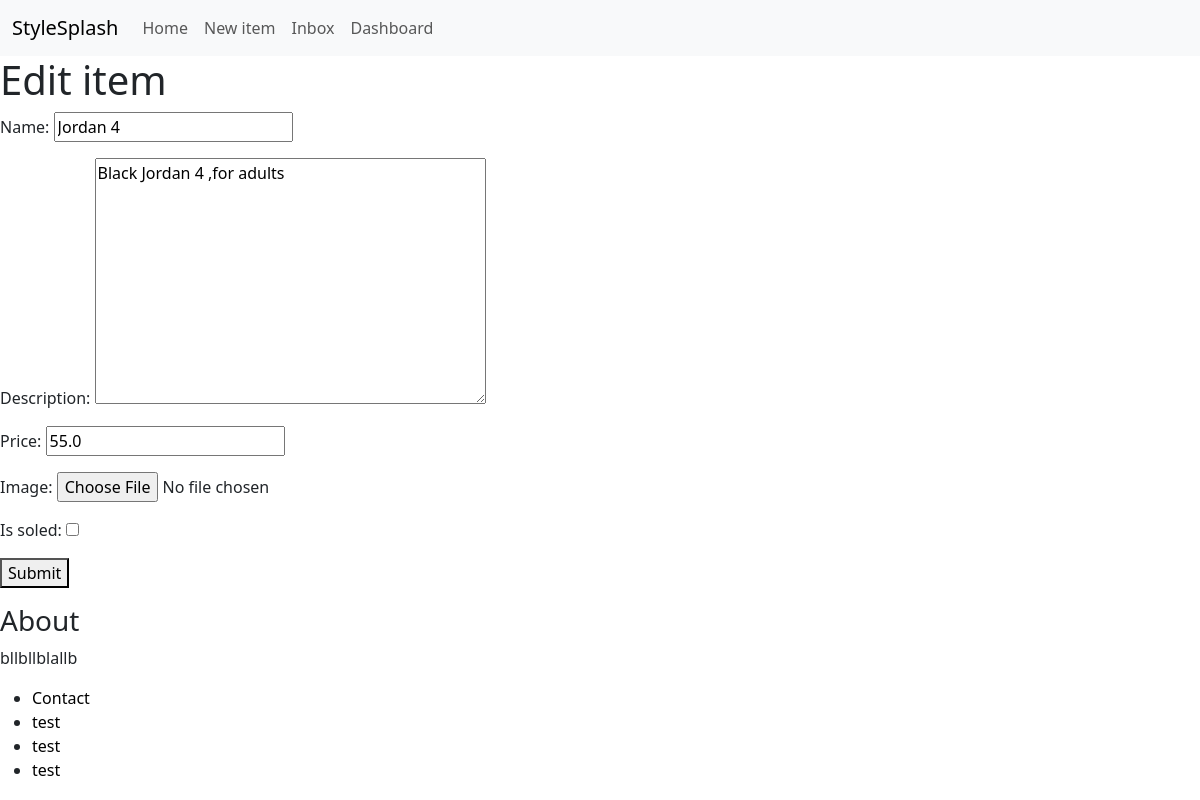
The page /items/1/edit/ (signed in) on the database its author committed.
### item/models.py (models this page shows, shortened)
class Item(models.Model):
    category = models.ForeignKey(Category, related_name='items',on_delete=models.CASCADE)
    name = models.CharField(max_length=255)
    description = models.TextField(blank=True,null=True)
    price = models.FloatField()
    image = models.ImageField(upload_to='item_images',blank=True,null=True)
    is_soled = models.BooleanField(default=False)
    created_by = models.ForeignKey(User, related_name = 'items',on_delete=models.CASCADE)
    created_at = models.DateTimeField(auto_now_add=True)

### item/views.py (the view)
# urls.py: path('<int:pk>/edit/',views.edit,name="edit"),
@login_required
def edit(request,pk):
    item = get_object_or_404(Item,pk=pk,created_by=request.user)
    if request.method == 'POST':
        form = EditItemForm(request.POST, request.FILES, instance=item)
        if form.is_valid():
            form.save()
            return redirect('item:detail',pk=item.id)
    else:
        form = EditItemForm(instance=item)
    return render(request,'item/form.html',{
        'form': form,
        'title': 'Edit item',
    })

### item/forms.py
class EditItemForm(forms.ModelForm):
    class Meta:
        model = Item
        fields = ( 'name', 'description', 'price', 'image','is_soled')
        widgets = {
            'name':forms.TextInput(attrs={
                'class':''
            }),
            'description':forms.Textarea(attrs={
                'class':''
            }),
            'price':forms.TextInput(attrs={
                'class':''
            }),
            'image':forms.FileInput(attrs={
                'class':''
            }),
        }

### item/templates/item/form.html (shortened to what this page needs)
{% extends "core/base.html" %}
{%block content %}
    <h1>{{title}}</h1>
    <form method="post" action="." enctype="multipart/form-data">
     <div>
        {{form.as_p}}
     </div>
        <button type="submit">Submit</button>
    </form>
{% endblock %}

### core/static/css/style.css (style rules this page uses)
body { overflow-x: hidden; }

### rows shown on the page
Item: name "Jordan 4", description "Black Jordan 4 ,for adults", price "55.0"

### other values the page prints
{{ title }} "Edit item"
